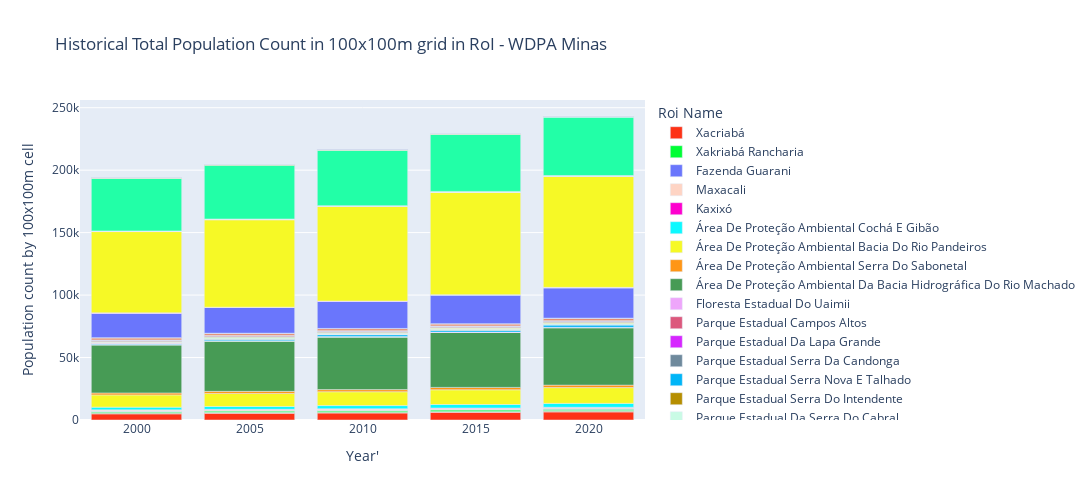

Write notebook code for a chart like this one.
### Code cell
# Subset by RoI
historical_popCount_roi_df = historical_popCount_df[historical_popCount_df['Region'] == 'RoI']

# Bar Chart
fig_hist_pop00_20 = px.bar(historical_popCount_roi_df, 
                           x = historical_popCount_roi_df['Year'],
                           y = historical_popCount_roi_df['sum'],
                           color = roi_column_name,
                           color_discrete_sequence=px.colors.qualitative.Light24,
                           width=1400, height=500, 
                           labels = {'Year': "Year'", "sum": "Population count by 100x100m cell"},
                           title = "Historical Total Population Count in 100x100m grid in RoI - " + projectname)

fig_hist_pop00_20.update_layout(legend_title_text ='Roi Name')

### Figure 1 — Plotly figure (JSON) as saved in the notebook; plotly's stock layout.template omitted (floating-point values rounded to 4 significant figures)
{"data": [{"alignmentgroup": "True", "hovertemplate": "NAME=Xacriabá<br>Year'=%{x}<br>Population count by 100x100m cell=%{y}<extra></extra>", "legendgroup": "Xacriabá", "marker": {"color": "#FD3216", "pattern": {"shape": ""}}, "name": "Xacriabá", "offsetgroup": "Xacriabá", "orientation": "v", "showlegend": true, "textposition": "auto", "type": "bar", "x": [2000, 2000, 2005, 2005, 2010, 2010, 2015, 2015, 2020, 2020], "xaxis": "x", "y": [4924.0, 499.6, 5294.0, 441.9, 5602.0, 455.0, 6056.0, 439.6, 6467.0, 451.9], "yaxis": "y"}, {"alignmentgroup": "True", "hovertemplate": "NAME=Xakriabá Rancharia<br>Year'=%{x}<br>Population count by 100x100m cell=%{y}<extra></extra>", "legendgroup": "Xakriabá Rancharia", "marker": {"color": "#00FE35", "pattern": {"shape": ""}}, "name": "Xakriabá Rancharia", "offsetgroup": "Xakriabá Rancharia", "orientation": "v", "showlegend": true, "textposition": "auto", "type": "bar", "x": [2000, 2000, 2005, 2005, 2010, 2010, 2015, 2015, 2020, 2020], "xaxis": "x", "y": [530.2, 899.3, 571.1, 938.1, 614.6, 996.3, 655.8, 991.4, 703.8, 1080.0], "yaxis": "y"}, {"alignmentgroup": "True", "hovertemplate": "NAME=Fazenda Guarani<br>Year'=%{x}<br>Population count by 100x100m cell=%{y}<extra></extra>", "legendgroup": "Fazenda Guarani", "marker": {"color": "#6A76FC", "pattern": {"shape": ""}}, "name": "Fazenda Guarani", "offsetgroup": "Fazenda Guarani", "orientation": "v", "showlegend": true, "textposition": "auto", "type": "bar", "x": [2000, 2005, 2010, 2015, 2020], "xaxis": "x", "y": [189.1, 194.4, 202.3, 209.2, 219.9], "yaxis": "y"}, {"alignmentgroup": "True", "hovertemplate": "NAME=Maxacali<br>Year'=%{x}<br>Population count by 100x100m cell=%{y}<extra></extra>", "legendgroup": "Maxacali", "marker": {"color": "#FED4C4", "pattern": {"shape": ""}}, "name": "Maxacali", "offsetgroup": "Maxacali", "orientation": "v", "showlegend": true, "textposition": "auto", "type": "bar", "x": [2000, 2005, 2010, 2015, 2020], "xaxis": "x", "y": [942.9, 953.0, 969.0, 1042.0, 1072.0], "yaxis": "y"}, {"alignmentgroup": "True", "hovertemplate": "NAME=Kaxixó<br>Year'=%{x}<br>Population count by 100x100m cell=%{y}<extra></extra>", "legendgroup": "Kaxixó", "marker": {"color": "#FE00CE", "pattern": {"shape": ""}}, "name": "Kaxixó", "offsetgroup": "Kaxixó", "orientation": "v", "showlegend": true, "textposition": "auto", "type": "bar", "x": [2000, 2005, 2010, 2015, 2020], "xaxis": "x", "y": [152.6, 166.7, 187.8, 193.9, 198.9], "yaxis": "y"}, {"alignmentgroup": "True", "hovertemplate": "NAME=Área De Proteção Ambiental Cochá E Gibão<br>Year'=%{x}<br>Population count by 100x100m cell=%{y}<extra></extra>", "legendgroup": "Área De Proteção Ambiental Cochá E Gibão", "marker": {"color": "#0DF9FF", "pattern": {"shape": ""}}, "name": "Área De Proteção Ambiental Cochá E Gibão", "offsetgroup": "Área De Proteção Ambiental Cochá E Gibão", "orientation": "v", "showlegend": true, "textposition": "auto", "type": "bar", "x": [2000, 2005, 2010, 2015, 2020], "xaxis": "x", "y": [2153.0, 2279.0, 2524.0, 2808.0, 3105.0], "yaxis": "y"}, {"alignmentgroup": "True", "hovertemplate": "NAME=Área De Proteção Ambiental Bacia Do Rio Pandeiros<br>Year'=%{x}<br>Population count by 100x100m cell=%{y}<extra></extra>", "legendgroup": "Área De Proteção Ambiental Bacia Do Rio Pandeiros", "marker": {"color": "#F6F926", "pattern": {"shape": ""}}, "name": "Área De Proteção Ambiental Bacia Do Rio Pandeiros", "offsetgroup": "Área De Proteção Ambiental Bacia Do Rio Pandeiros", "orientation": "v", "showlegend": true, "textposition": "auto", "type": "bar", "x": [2000, 2005, 2010, 2015, 2020], "xaxis": "x", "y": [9783.0, 10410.0, 11060.0, 11770.0, 12640.0], "yaxis": "y"}, {"alignmentgroup": "True", "hovertemplate": "NAME=Área De Proteção Ambiental Serra Do Sabonetal<br>Year'=%{x}<br>Population count by 100x100m cell=%{y}<extra></extra>", "legendgroup": "Área De Proteção Ambiental Serra Do Sabonetal", "marker": {"color": "#FF9616", "pattern": {"shape": ""}}, "name": "Área De Proteção Ambiental Serra Do Sabonetal", "offsetgroup": "Área De Proteção Ambiental Serra Do Sabonetal", "orientation": "v", "showlegend": true, "textposition": "auto", "type": "bar", "x": [2000, 2005, 2010, 2015, 2020], "xaxis": "x", "y": [1570.0, 1672.0, 1707.0, 1929.0, 1996.0], "yaxis": "y"}, {"alignmentgroup": "True", "hovertemplate": "NAME=Área De Proteção Ambiental Da Bacia Hidrográfica Do Rio Machado<br>Year'=%{x}<br>Population count by 100x100m cell=%{y}<extra></extra>", "legendgroup": "Área De Proteção Ambiental Da Bacia Hidrográfica Do Rio Machado", "marker": {"color": "#479B55", "pattern": {"shape": ""}}, "name": "Área De Proteção Ambiental Da Bacia Hidrográfica Do Rio Machado", "offsetgroup": "Área De Proteção Ambiental Da Bacia Hidrográfica Do Rio Machado", "orientation": "v", "showlegend": true, "textposition": "auto", "type": "bar", "x": [2000, 2005, 2010, 2015, 2020], "xaxis": "x", "y": [38590.0, 40340.0, 42200.0, 43970.0, 45950.0], "yaxis": "y"}, {"alignmentgroup": "True", "hovertemplate": "NAME=Floresta Estadual Do Uaimii<br>Year'=%{x}<br>Population count by 100x100m cell=%{y}<extra></extra>", "legendgroup": "Floresta Estadual Do Uaimii", "marker": {"color": "#EEA6FB", "pattern": {"shape": ""}}, "name": "Floresta Estadual Do Uaimii", "offsetgroup": "Floresta Estadual Do Uaimii", "orientation": "v", "showlegend": true, "textposition": "auto", "type": "bar", "x": [2000, 2005, 2010, 2015, 2020], "xaxis": "x", "y": [33.19, 43.75, 48.89, 65.0, 65.81], "yaxis": "y"}, {"alignmentgroup": "True", "hovertemplate": "NAME=Parque Estadual Campos Altos<br>Year'=%{x}<br>Population count by 100x100m cell=%{y}<extra></extra>", "legendgroup": "Parque Estadual Campos Altos", "marker": {"color": "#DC587D", "pattern": {"shape": ""}}, "name": "Parque Estadual Campos Altos", "offsetgroup": "Parque Estadual Campos Altos", "orientation": "v", "showlegend": true, "textposition": "auto", "type": "bar", "x": [2000, 2005, 2010, 2015, 2020], "xaxis": "x", "y": [2.402, 2.497, 2.563, 2.383, 2.163], "yaxis": "y"}, {"alignmentgroup": "True", "hovertemplate": "NAME=Parque Estadual Da Lapa Grande<br>Year'=%{x}<br>Population count by 100x100m cell=%{y}<extra></extra>", "legendgroup": "Parque Estadual Da Lapa Grande", "marker": {"color": "#D626FF", "pattern": {"shape": ""}}, "name": "Parque Estadual Da Lapa Grande", "offsetgroup": "Parque Estadual Da Lapa Grande", "orientation": "v", "showlegend": true, "textposition": "auto", "type": "bar", "x": [2000, 2005, 2010, 2015, 2020], "xaxis": "x", "y": [92.14, 156.3, 166.9, 233.7, 198.3], "yaxis": "y"}, {"alignmentgroup": "True", "hovertemplate": "NAME=Parque Estadual Serra Da Candonga<br>Year'=%{x}<br>Population count by 100x100m cell=%{y}<extra></extra>", "legendgroup": "Parque Estadual Serra Da Candonga", "marker": {"color": "#6E899C", "pattern": {"shape": ""}}, "name": "Parque Estadual Serra Da Candonga", "offsetgroup": "Parque Estadual Serra Da Candonga", "orientation": "v", "showlegend": true, "textposition": "auto", "type": "bar", "x": [2000, 2005, 2010, 2015, 2020], "xaxis": "x", "y": [51.18, 55.92, 58.85, 56.0, 67.83], "yaxis": "y"}, {"alignmentgroup": "True", "hovertemplate": "NAME=Parque Estadual Serra Nova E Talhado<br>Year'=%{x}<br>Population count by 100x100m cell=%{y}<extra></extra>", "legendgroup": "Parque Estadual Serra Nova E Talhado", "marker": {"color": "#00B5F7", "pattern": {"shape": ""}}, "name": "Parque Estadual Serra Nova E Talhado", "offsetgroup": "Parque Estadual Serra Nova E Talhado", "orientation": "v", "showlegend": true, "textposition": "auto", "type": "bar", "x": [2000, 2005, 2010, 2015, 2020], "xaxis": "x", "y": [636.2, 1081.0, 1479.0, 1351.0, 1768.0], "yaxis": "y"}, {"alignmentgroup": "True", "hovertemplate": "NAME=Parque Estadual Serra Do Intendente<br>Year'=%{x}<br>Population count by 100x100m cell=%{y}<extra></extra>", "legendgroup": "Parque Estadual Serra Do Intendente", "marker": {"color": "#B68E00", "pattern": {"shape": ""}}, "name": "Parque Estadual Serra Do Intendente", "offsetgroup": "Parque Estadual Serra Do Intendente", "orientation": "v", "showlegend": true, "textposition": "auto", "type": "bar", "x": [2000, 2005, 2010, 2015, 2020], "xaxis": "x", "y": [329.7, 329.3, 342.2, 343.8, 348.1], "yaxis": "y"}, {"alignmentgroup": "True", "hovertemplate": "NAME=Parque Estadual Da Serra Do Cabral<br>Year'=%{x}<br>Population count by 100x100m cell=%{y}<extra></extra>", "legendgroup": "Parque Estadual Da Serra Do Cabral", "marker": {"color": "#C9FBE5", "pattern": {"shape": ""}}, "name": "Parque Estadual Da Serra Do Cabral", "offsetgroup": "Parque Estadual Da Serra Do Cabral", "orientation": "v", "showlegend": true, "textposition": "auto", "type": "bar", "x": [2000, 2005, 2010, 2015, 2020], "xaxis": "x", "y": [127.2, 159.2, 206.4, 218.1, 222.1], "yaxis": "y"}, {"alignmentgroup": "True", "hovertemplate": "NAME=Parque Estadual Pau Furado<br>Year'=%{x}<br>Population count by 100x100m cell=%{y}<extra></extra>", "legendgroup": "Parque Estadual Pau Furado", "marker": {"color": "#FF0092", "pattern": {"shape": ""}}, "name": "Parque Estadual Pau Furado", "offsetgroup": "Parque Estadual Pau Furado", "orientation": "v", "showlegend": true, "textposition": "auto", "type": "bar", "x": [2000, 2005, 2010, 2015, 2020], "xaxis": "x", "y": [45.29, 52.29, 63.36, 61.95, 64.87], "yaxis": "y"}, {"alignmentgroup": "True", "hovertemplate": "NAME=Parque Estadual De Montezuma<br>Year'=%{x}<br>Population count by 100x100m cell=%{y}<extra></extra>", "legendgroup": "Parque Estadual De Montezuma", "marker": {"color": "#22FFA7", "pattern": {"shape": ""}}, "name": "Parque Estadual De Montezuma", "offsetgroup": "Parque Estadual De Montezuma", "orientation": "v", "showlegend": true, "textposition": "auto", "type": "bar", "x": [2000, 2005, 2010, 2015, 2020], "xaxis": "x", "y": [238.3, 254.7, 294.9, 307.3, 321.8], "yaxis": "y"}, {"alignmentgroup": "True", "hovertemplate": "NAME=Parque Estadual Caminho Dos Gerais<br>Year'=%{x}<br>Population count by 100x100m cell=%{y}<extra></extra>", "legendgroup": "Parque Estadual Caminho Dos Gerais", "marker": {"color": "#E3EE9E", "pattern": {"shape": ""}}, "name": "Parque Estadual Caminho Dos Gerais", "offsetgroup": "Parque Estadual Caminho Dos Gerais", "orientation": "v", "showlegend": true, "textposition": "auto", "type": "bar", "x": [2000, 2005, 2010, 2015, 2020], "xaxis": "x", "y": [569.9, 659.2, 653.7, 929.1, 869.6], "yaxis": "y"}, {"alignmentgroup": "True", "hovertemplate": "NAME=Estação Ecológica Do Cercadinho<br>Year'=%{x}<br>Population count by 100x100m cell=%{y}<extra></extra>", "legendgroup": "Estação Ecológica Do Cercadinho", "marker": {"color": "#86CE00", "pattern": {"shape": ""}}, "name": "Estação Ecológica Do Cercadinho", "offsetgroup": "Estação Ecológica Do Cercadinho", "orientation": "v", "showlegend": true, "textposition": "auto", "type": "bar", "x": [2000, 2005, 2010, 2015, 2020], "xaxis": "x", "y": [432.8, 420.8, 422.0, 446.4, 480.0], "yaxis": "y"}, {"alignmentgroup": "True", "hovertemplate": "NAME=Parque Estadual Serra Verde<br>Year'=%{x}<br>Population count by 100x100m cell=%{y}<extra></extra>", "legendgroup": "Parque Estadual Serra Verde", "marker": {"color": "#BC7196", "pattern": {"shape": ""}}, "name": "Parque Estadual Serra Verde", "offsetgroup": "Parque Estadual Serra Verde", "orientation": "v", "showlegend": true, "textposition": "auto", "type": "bar", "x": [2000, 2005, 2010, 2015, 2020], "xaxis": "x", "y": [758.5, 699.9, 698.0, 711.0, 752.9], "yaxis": "y"}, {"alignmentgroup": "True", "hovertemplate": "NAME=Krenak<br>Year'=%{x}<br>Population count by 100x100m cell=%{y}<extra></extra>", "legendgroup": "Krenak", "marker": {"color": "#7E7DCD", "pattern": {"shape": ""}}, "name": "Krenak", "offsetgroup": "Krenak", "orientation": "v", "showlegend": true, "textposition": "auto", "type": "bar", "x": [2000, 2005, 2010, 2015, 2020], "xaxis": "x", "y": [522.4, 542.5, 537.5, 490.2, 485.5], "yaxis": "y"}, {"alignmentgroup": "True", "hovertemplate": "NAME=Mundo Verde/Cachoeirinha<br>Year'=%{x}<br>Population count by 100x100m cell=%{y}<extra></extra>", "legendgroup": "Mundo Verde/Cachoeirinha", "marker": {"color": "#FC6955", "pattern": {"shape": ""}}, "name": "Mundo Verde/Cachoeirinha", "offsetgroup": "Mundo Verde/Cachoeirinha", "orientation": "v", "showlegend": true, "textposition": "auto", "type": "bar", "x": [2000, 2005, 2010, 2015, 2020], "xaxis": "x", "y": [3.073, 3.192, 3.287, 3.851, 3.534], "yaxis": "y"}, {"alignmentgroup": "True", "hovertemplate": "NAME=Rio Doce State Park<br>Year'=%{x}<br>Population count by 100x100m cell=%{y}<extra></extra>", "legendgroup": "Rio Doce State Park", "marker": {"color": "#E48F72", "pattern": {"shape": ""}}, "name": "Rio Doce State Park", "offsetgroup": "Rio Doce State Park", "orientation": "v", "showlegend": true, "textposition": "auto", "type": "bar", "x": [2000, 2005, 2010, 2015, 2020], "xaxis": "x", "y": [1765.0, 1663.0, 1690.0, 1718.0, 1888.0], "yaxis": "y"}, {"alignmentgroup": "True", "hovertemplate": "NAME=Parque Estadual Serra Do Sobrado<br>Year'=%{x}<br>Population count by 100x100m cell=%{y}<extra></extra>", "legendgroup": "Parque Estadual Serra Do Sobrado", "marker": {"color": "#FD3216", "pattern": {"shape": ""}}, "name": "Parque Estadual Serra Do Sobrado", "offsetgroup": "Parque Estadual Serra Do Sobrado", "orientation": "v", "showlegend": true, "textposition": "auto", "type": "bar", "x": [2000, 2005, 2010, 2015, 2020], "xaxis": "x", "y": [27.08, 28.8, 31.96, 32.97, 35.31], "yaxis": "y"}, {"alignmentgroup": "True", "hovertemplate": "NAME=Parque Estadual Do Limoeiro<br>Year'=%{x}<br>Population count by 100x100m cell=%{y}<extra></extra>", "legendgroup": "Parque Estadual Do Limoeiro", "marker": {"color": "#00FE35", "pattern": {"shape": ""}}, "name": "Parque Estadual Do Limoeiro", "offsetgroup": "Parque Estadual Do Limoeiro", "orientation": "v", "showlegend": true, "textposition": "auto", "type": "bar", "x": [2000, 2005, 2010, 2015, 2020], "xaxis": "x", "y": [65.77, 63.08, 66.67, 84.08, 91.95], "yaxis": "y"}, {"alignmentgroup": "True", "hovertemplate": "NAME=Área De Proteção Ambiental Serra Do Timóteo<br>Year'=%{x}<br>Population count by 100x100m cell=%{y}<extra></extra>", "legendgroup": "Área De Proteção Ambiental Serra Do Timóteo", "marker": {"color": "#6A76FC", "pattern": {"shape": ""}}, "name": "Área De Proteção Ambiental Serra Do Timóteo", "offsetgroup": "Área De Proteção Ambiental Serra Do Timóteo", "orientation": "v", "showlegend": true, "textposition": "auto", "type": "bar", "x": [2000, 2005, 2010, 2015, 2020], "xaxis": "x", "y": [19530.0, 20570.0, 21640.0, 22940.0, 24300.0], "yaxis": "y"}, {"alignmentgroup": "True", "hovertemplate": "NAME=Monumento Natural Municipal Serra Da Ferrugem<br>Year'=%{x}<br>Population count by 100x100m cell=%{y}<extra></extra>", "legendgroup": "Monumento Natural Municipal Serra Da Ferrugem", "marker": {"color": "#FED4C4", "pattern": {"shape": ""}}, "name": "Monumento Natural Municipal Serra Da Ferrugem", "offsetgroup": "Monumento Natural Municipal Serra Da Ferrugem", "orientation": "v", "showlegend": true, "textposition": "auto", "type": "bar", "x": [2000, 2005, 2010, 2015, 2020], "xaxis": "x", "y": [7.5, 9.991, 8.433, 11.44, 10.03], "yaxis": "y"}, {"alignmentgroup": "True", "hovertemplate": "NAME=Refúgio Estadual De Vida Silvestre Libélulas Da Serra De São José<br>Year'=%{x}<br>Population count by 100x100m cell=%{y}<extra></extra>", "legendgroup": "Refúgio Estadual De Vida Silvestre Libélulas Da Serra De São José", "marker": {"color": "#FE00CE", "pattern": {"shape": ""}}, "name": "Refúgio Estadual De Vida Silvestre Libélulas Da Serra De São José", "offsetgroup": "Refúgio Estadual De Vida Silvestre Libélulas Da Serra De São José", "orientation": "v", "showlegend": true, "textposition": "auto", "type": "bar", "x": [2000, 2005, 2010, 2015, 2020], "xaxis": "x", "y": [287.8, 266.9, 278.7, 279.2, 318.9], "yaxis": "y"}, {"alignmentgroup": "True", "hovertemplate": "NAME=Monumento Natural Estadual Vargem Da Pedra<br>Year'=%{x}<br>Population count by 100x100m cell=%{y}<extra></extra>", "legendgroup": "Monumento Natural Estadual Vargem Da Pedra", "marker": {"color": "#0DF9FF", "pattern": {"shape": ""}}, "name": "Monumento Natural Estadual Vargem Da Pedra", "offsetgroup": "Monumento Natural Estadual Vargem Da Pedra", "orientation": "v", "showlegend": true, "textposition": "auto", "type": "bar", "x": [2000, 2005, 2010, 2015, 2020], "xaxis": "x", "y": [0.9428, 2.672, 3.381, 3.275, 2.788], "yaxis": "y"}, {"alignmentgroup": "True", "hovertemplate": "NAME=Área De Proteção Ambiental Sul-Rmbh<br>Year'=%{x}<br>Population count by 100x100m cell=%{y}<extra></extra>", "legendgroup": "Área De Proteção Ambiental Sul-Rmbh", "marker": {"color": "#F6F926", "pattern": {"shape": ""}}, "name": "Área De Proteção Ambiental Sul-Rmbh", "offsetgroup": "Área De Proteção Ambiental Sul-Rmbh", "orientation": "v", "showlegend": true, "textposition": "auto", "type": "bar", "x": [2000, 2005, 2010, 2015, 2020], "xaxis": "x", "y": [65110.0, 70090.0, 75920.0, 82110.0, 88850.0], "yaxis": "y"}, {"alignmentgroup": "True", "hovertemplate": "NAME=Estação Ecológica  De Arêdes<br>Year'=%{x}<br>Population count by 100x100m cell=%{y}<extra></extra>", "legendgroup": "Estação Ecológica  De Arêdes", "marker": {"color": "#FF9616", "pattern": {"shape": ""}}, "name": "Estação Ecológica  De Arêdes", "offsetgroup": "Estação Ecológica  De Arêdes", "orientation": "v", "showlegend": true, "textposition": "auto", "type": "bar", "x": [2000, 2005, 2010, 2015, 2020], "xaxis": "x", "y": [4.99, 8.05, 10.3, 9.181, 9.567], "yaxis": "y"}, {"alignmentgroup": "True", "hovertemplate": "NAME=Floresta Estadual São Judas Tadeu<br>Year'=%{x}<br>Population count by 100x100m cell=%{y}<extra></extra>", "legendgroup": "Floresta Estadual São Judas Tadeu", "marker": {"color": "#479B55", "pattern": {"shape": ""}}, "name": "Floresta Estadual São Judas Tadeu", "offsetgroup": "Floresta Estadual São Judas Tadeu", "orientation": "v", "showlegend": true, "textposition": "auto", "type": "bar", "x": [2000, 2005, 2010, 2015, 2020], "xaxis": "x", "y": [1.749, 1.91, 2.228, 2.482, 2.471], "yaxis": "y"}, {"alignmentgroup": "True", "hovertemplate": "NAME=Monumento Natural Estadual Serra Do Gambá<br>Year'=%{x}<br>Population count by 100x100m cell=%{y}<extra></extra>", "legendgroup": "Monumento Natural Estadual Serra Do Gambá", "marker": {"color": "#EEA6FB", "pattern": {"shape": ""}}, "name": "Monumento Natural Estadual Serra Do Gambá", "offsetgroup": "Monumento Natural Estadual Serra Do Gambá", "orientation": "v", "showlegend": true, "textposition": "auto", "type": "bar", "x": [2000, 2005, 2010, 2015, 2020], "xaxis": "x", "y": [45.66, 33.33, 29.42, 28.73, 27.21], "yaxis": "y"}, {"alignmentgroup": "True", "hovertemplate": "NAME=Parque Natural Municipal Do Intelecto<br>Year'=%{x}<br>Population count by 100x100m cell=%{y}<extra></extra>", "legendgroup": "Parque Natural Municipal Do Intelecto", "marker": {"color": "#DC587D", "pattern": {"shape": ""}}, "name": "Parque Natural Municipal Do Intelecto", "offsetgroup": "Parque Natural Municipal Do Intelecto", "orientation": "v", "showlegend": true, "textposition": "auto", "type": "bar", "x": [2000, 2005, 2010, 2015, 2020], "xaxis": "x", "y": [305.8, 280.7, 286.6, 300.0, 331.5], "yaxis": "y"}, {"alignmentgroup": "True", "hovertemplate": "NAME=Parque Estadual Cerca Grande<br>Year'=%{x}<br>Population count by 100x100m cell=%{y}<extra></extra>", "legendgroup": "Parque Estadual Cerca Grande", "marker": {"color": "#D626FF", "pattern": {"shape": ""}}, "name": "Parque Estadual Cerca Grande", "offsetgroup": "Parque Estadual Cerca Grande", "orientation": "v", "showlegend": true, "textposition": "auto", "type": "bar", "x": [2000, 2005, 2010, 2015, 2020], "xaxis": "x", "y": [1.202, 1.13, 1.079, 0.9991, 0.9627], "yaxis": "y"}, {"alignmentgroup": "True", "hovertemplate": "NAME=Monumento Natural Experiência Da Jaguara<br>Year'=%{x}<br>Population count by 100x100m cell=%{y}<extra></extra>", "legendgroup": "Monumento Natural Experiência Da Jaguara", "marker": {"color": "#6E899C", "pattern": {"shape": ""}}, "name": "Monumento Natural Experiência Da Jaguara", "offsetgroup": "Monumento Natural Experiência Da Jaguara", "orientation": "v", "showlegend": true, "textposition": "auto", "type": "bar", "x": [2000, 2005, 2010, 2015, 2020], "xaxis": "x", "y": [0.255, 0.3405, 0.4288, 0.3331, 0.3224], "yaxis": "y"}, {"alignmentgroup": "True", "hovertemplate": "NAME=Parque Estadual De Paracatu<br>Year'=%{x}<br>Population count by 100x100m cell=%{y}<extra></extra>", "legendgroup": "Parque Estadual De Paracatu", "marker": {"color": "#00B5F7", "pattern": {"shape": ""}}, "name": "Parque Estadual De Paracatu", "offsetgroup": "Parque Estadual De Paracatu", "orientation": "v", "showlegend": true, "textposition": "auto", "type": "bar", "x": [2000, 2005, 2010, 2015, 2020], "xaxis": "x", "y": [62.61, 43.38, 45.31, 41.99, 52.92], "yaxis": "y"}, {"alignmentgroup": "True", "hovertemplate": "NAME=Monumento Natural Estadual Várzea Da Lapa<br>Year'=%{x}<br>Population count by 100x100m cell=%{y}<extra></extra>", "legendgroup": "Monumento Natural Estadual Várzea Da Lapa", "marker": {"color": "#B68E00", "pattern": {"shape": ""}}, "name": "Monumento Natural Estadual Várzea Da Lapa", "offsetgroup": "Monumento Natural Estadual Várzea Da Lapa", "orientation": "v", "showlegend": true, "textposition": "auto", "type": "bar", "x": [2000, 2005, 2010, 2015, 2020], "xaxis": "x", "y": [56.11, 92.97, 81.74, 148.1, 158.8], "yaxis": "y"}, {"alignmentgroup": "True", "hovertemplate": "NAME=Monumento Natural Estadual Gruta Rei Do Mato<br>Year'=%{x}<br>Population count by 100x100m cell=%{y}<extra></extra>", "legendgroup": "Monumento Natural Estadual Gruta Rei Do Mato", "marker": {"color": "#C9FBE5", "pattern": {"shape": ""}}, "name": "Monumento Natural Estadual Gruta Rei Do Mato", "offsetgroup": "Monumento Natural Estadual Gruta Rei Do Mato", "orientation": "v", "showlegend": true, "textposition": "auto", "type": "bar", "x": [2000, 2005, 2010, 2015, 2020], "xaxis": "x", "y": [15.86, 15.18, 15.73, 17.15, 18.77], "yaxis": "y"}, {"alignmentgroup": "True", "hovertemplate": "NAME=Monumento Natural Estadual Peter Lund<br>Year'=%{x}<br>Population count by 100x100m cell=%{y}<extra></extra>", "legendgroup": "Monumento Natural Estadual Peter Lund", "marker": {"color": "#FF0092", "pattern": {"shape": ""}}, "name": "Monumento Natural Estadual Peter Lund", "offsetgroup": "Monumento Natural Estadual Peter Lund", "orientation": "v", "showlegend": true, "textposition": "auto", "type": "bar", "x": [2000, 2005, 2010, 2015, 2020], "xaxis": "x", "y": [4.71, 3.699, 3.965, 4.187, 4.649], "yaxis": "y"}, {"alignmentgroup": "True", "hovertemplate": "NAME=Área De Proteção Ambiental Do Alto Do Mucuri<br>Year'=%{x}<br>Population count by 100x100m cell=%{y}<extra></extra>", "legendgroup": "Área De Proteção Ambiental Do Alto Do Mucuri", "marker": {"color": "#22FFA7", "pattern": {"shape": ""}}, "name": "Área De Proteção Ambiental Do Alto Do Mucuri", "offsetgroup": "Área De Proteção Ambiental Do Alto Do Mucuri", "orientation": "v", "showlegend": true, "textposition": "auto", "type": "bar", "x": [2000, 2005, 2010, 2015, 2020], "xaxis": "x", "y": [41960.0, 43110.0, 44300.0, 45530.0, 46830.0], "yaxis": "y"}, {"alignmentgroup": "True", "hovertemplate": "NAME=Parque Natural Municipal Das Andorinhas<br>Year'=%{x}<br>Population count by 100x100m cell=%{y}<extra></extra>", "legendgroup": "Parque Natural Municipal Das Andorinhas", "marker": {"color": "#E3EE9E", "pattern": {"shape": ""}}, "name": "Parque Natural Municipal Das Andorinhas", "offsetgroup": "Parque Natural Municipal Das Andorinhas", "orientation": "v", "showlegend": true, "textposition": "auto", "type": "bar", "x": [2000, 2005, 2010, 2015, 2020], "xaxis": "x", "y": [28.71, 28.55, 31.24, 29.2, 32.16], "yaxis": "y"}, {"alignmentgroup": "True", "hovertemplate": "NAME=Parque Natural Municipal Da Serra De São Domingos<br>Year'=%{x}<br>Population count by 100x100m cell=%{y}<extra></extra>", "legendgroup": "Parque Natural Municipal Da Serra De São Domingos", "marker": {"color": "#86CE00", "pattern": {"shape": ""}}, "name": "Parque Natural Municipal Da Serra De São Domingos", "offsetgroup": "Parque Natural Municipal Da Serra De São Domingos", "orientation": "v", "showlegend": true, "textposition": "auto", "type": "bar", "x": [2000, 2005, 2010, 2015, 2020], "xaxis": "x", "y": [385.1, 376.9, 387.6, 420.1, 485.5], "yaxis": "y"}, {"alignmentgroup": "True", "hovertemplate": "NAME=Parque Natural Municipal Da Biquinha<br>Year'=%{x}<br>Population count by 100x100m cell=%{y}<extra></extra>", "legendgroup": "Parque Natural Municipal Da Biquinha", "marker": {"color": "#BC7196", "pattern": {"shape": ""}}, "name": "Parque Natural Municipal Da Biquinha", "offsetgroup": "Parque Natural Municipal Da Biquinha", "orientation": "v", "showlegend": true, "textposition": "auto", "type": "bar", "x": [2000, 2005, 2010, 2015, 2020], "xaxis": "x", "y": [104.7, 97.84, 100.2, 110.7, 109.7], "yaxis": "y"}, {"alignmentgroup": "True", "hovertemplate": "NAME=Parque Estadual Serra Do Ouro Branco<br>Year'=%{x}<br>Population count by 100x100m cell=%{y}<extra></extra>", "legendgroup": "Parque Estadual Serra Do Ouro Branco", "marker": {"color": "#7E7DCD", "pattern": {"shape": ""}}, "name": "Parque Estadual Serra Do Ouro Branco", "offsetgroup": "Parque Estadual Serra Do Ouro Branco", "orientation": "v", "showlegend": true, "textposition": "auto", "type": "bar", "x": [2000, 2005, 2010, 2015, 2020], "xaxis": "x", "y": [224.3, 239.4, 229.5, 250.8, 264.1], "yaxis": "y"}], "layout": {"barmode": "relative", "height": 500, "legend": {"title": {"text": "Roi Name"}, "tracegroupgap": 0}, "title": {"text": "Historical Total Population Count in 100x100m grid in RoI - WDPA Minas"}, "width": 1400, "xaxis": {"anchor": "y", "autorange": true, "domain": [0, 1], "range": [1998.0, 2022.0], "title": {"text": "Year'"}, "type": "linear"}, "yaxis": {"anchor": "x", "autorange": true, "domain": [0, 1], "range": [0, 256200.0], "title": {"text": "Population count by 100x100m cell"}, "type": "linear"}}}
